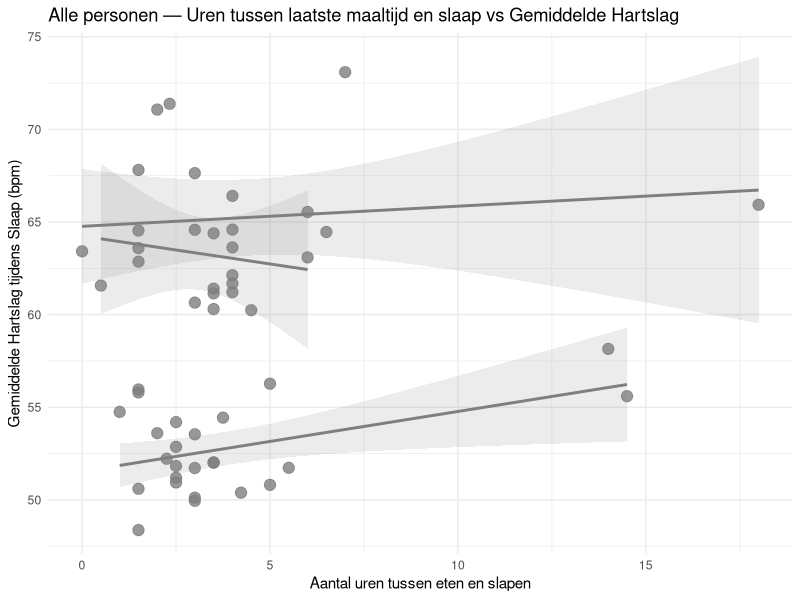
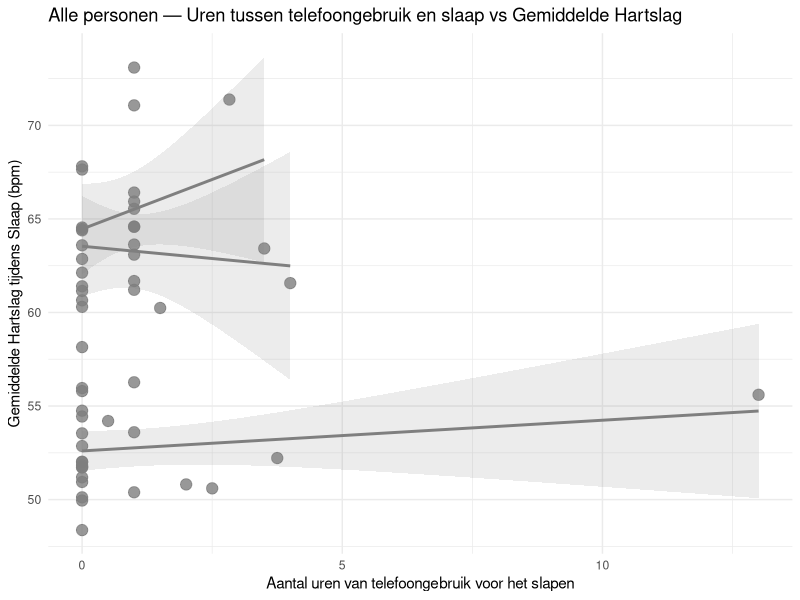

R code for these plots, in order:
## ---- chunk 1
library(ggplot2)
library(lubridate)
library(dplyr)
library(readr)
library(tidyr)
## ---- chunk 2
data <- read_csv("../data/combined_data/combined_data.csv")
data$date <- as.Date(data$date)
data <- drop_na(data, last_food, time_between_phone_used_and_sleep_hours, time_between_last_food_and_sleep_hours, average_sleep_heart_rate)
## ---- chunk 3
analyse_data <- data
analyse_data %>%
  group_by(naam) %>%
  summarise(
    gem_slaap_hartslag   = round(mean(average_sleep_heart_rate), 2),
    sd_slaap_hartslag    = round(sd(average_sleep_heart_rate), 2),
    gem_uren_na_eten     = round(mean(time_between_last_food_and_sleep_hours), 2),
    sd_uren_na_eten      = round(sd(time_between_last_food_and_sleep_hours), 2),
    gem_uren_na_scherm   = round(mean(time_between_phone_used_and_sleep_hours), 2),
    sd_uren_na_scherm    = round(sd(time_between_phone_used_and_sleep_hours), 2)
  ) %>%
  print()
## ---- chunk 4
groeps_kleuren <- c("Robin" = "#F8766D",
                    "Lucas" = "#00BA38",
                    "Mohammed" = "#619CFF")
## ---- chunk 5
analyse_data %>%
  group_by(naam) %>%
  summarise(
    R2 = round(summary(lm(average_sleep_heart_rate ~ time_between_last_food_and_sleep_hours))$r.squared, 3),
    p  = round(cor.test(time_between_last_food_and_sleep_hours, average_sleep_heart_rate)$p.value, 3)
  ) %>%
  print()
## ---- chunk 6
ggplot(data, aes(x = time_between_last_food_and_sleep_hours, y = average_sleep_heart_rate,
                          color = naam, fill = naam)) +
  geom_point(size = 3.5, alpha = 0.8, na.rm = TRUE) +
  geom_smooth(method = "lm", alpha = 0.15, na.rm = TRUE) +
  scale_color_manual(values = groeps_kleuren, name = "Persoon") +
  scale_fill_manual(values  = groeps_kleuren, name = "Persoon") +
  labs(
    title = "Alle personen — Uren tussen laatste maaltijd en slaap vs Gemiddelde Hartslag",
    x     = "Aantal uren tussen eten en slapen",
    y     = "Gemiddelde Hartslag tijdens Slaap (bpm)"
  ) +
  theme_minimal()
## ---- chunk 7
analyse_data %>%
  group_by(naam) %>%
  summarise(
    R2 = round(summary(lm(average_sleep_heart_rate ~ time_between_phone_used_and_sleep_hours))$r.squared, 3),
    p  = round(cor.test(time_between_phone_used_and_sleep_hours, average_sleep_heart_rate)$p.value, 3)
  ) %>%
  print()
## ---- chunk 8
ggplot(data, aes(x = time_between_phone_used_and_sleep_hours, y = average_sleep_heart_rate,
                          color = naam, fill = naam)) +
  geom_point(size = 3.5, alpha = 0.8, na.rm = TRUE) +
  geom_smooth(method = "lm", alpha = 0.15, na.rm = TRUE) +
  scale_color_manual(values = groeps_kleuren, name = "Persoon") +
  scale_fill_manual(values  = groeps_kleuren, name = "Persoon") +
  labs(
    title = "Alle personen — Uren tussen telefoongebruik en slaap vs Gemiddelde Hartslag",
    x     = "Aantal uren van telefoongebruik voor het slapen",
    y     = "Gemiddelde Hartslag tijdens Slaap (bpm)"
  ) +
  theme_minimal()
